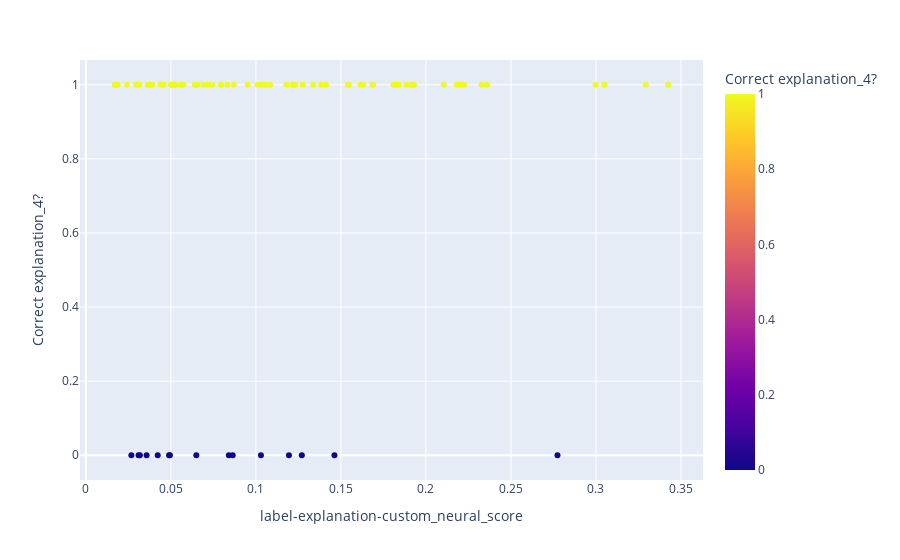

Write notebook code for a chart like this one.
### Code cell
# Now we can try to find the threshold of the neural score that gives correct explanations, based on the qualitative evaluation
import plotly.express as px

# Checking the explanation-original model
column_name = 'Correct explanation_1?'
model_name = "explanation-original_neural_score"

px.scatter(qualitative_results,x=model_name, y=column_name, color=column_name, hover_name=column_name)

column_name = 'Correct explanation_4? '
model_name = "label-explanation-custom_neural_score"

px.scatter(qualitative_results,x=model_name, y=column_name, color=column_name, hover_name=column_name)

### Figure 1 — Plotly figure (JSON) as saved in the notebook; plotly's stock layout.template omitted (floating-point values rounded to 4 significant figures)
{"data": [{"hovertemplate": "<b>%{hovertext}</b><br><br>label-explanation-custom_neural_score=%{x}<br>Correct explanation_4? =%{marker.color}<extra></extra>", "hovertext": [1, 1, 1, 0, 1, 1, 1, 1, 0, 1, 1, 1, 1, 0, 1, 0, 1, 1, 1, 0, 1, 1, 1, 1, 1, 1, 1, 1, 1, 1, 1, 1, 0, 1, 1, 1, 1, 1, 1, 1, 0, 1, 1, 0, 1, 1, 1, 1, 1, 1, 1, 1, 1, 1, 1, 1, 1, 1, 1, 1, 1, 1, 0, 0, 0, 1, 1, 1, 1, 1, 1, 1, 0, 1, 1, 0, 0, 0, 1, 1], "legendgroup": "", "marker": {"color": [1, 1, 1, 0, 1, 1, 1, 1, 0, 1, 1, 1, 1, 0, 1, 0, 1, 1, 1, 0, 1, 1, 1, 1, 1, 1, 1, 1, 1, 1, 1, 1, 0, 1, 1, 1, 1, 1, 1, 1, 0, 1, 1, 0, 1, 1, 1, 1, 1, 1, 1, 1, 1, 1, 1, 1, 1, 1, 1, 1, 1, 1, 0, 0, 0, 1, 1, 1, 1, 1, 1, 1, 0, 1, 1, 0, 0, 0, 1, 1], "coloraxis": "coloraxis", "symbol": "circle"}, "mode": "markers", "name": "", "orientation": "v", "showlegend": false, "type": "scatter", "x": [0.1687, 0.1383, 0.1615, 0.127, 0.2328, 0.2998, 0.05033, 0.06915, 0.04224, 0.1275, 0.01707, 0.218, 0.1689, 0.1194, 0.04397, 0.2774, 0.08695, 0.1055, 0.03795, 0.04893, 0.03697, 0.0717, 0.04563, 0.3424, 0.1179, 0.03003, 0.06548, 0.05001, 0.1839, 0.1631, 0.1412, 0.181, 0.04942, 0.01859, 0.1819, 0.1032, 0.1885, 0.0742, 0.0521, 0.0952, 0.103, 0.1231, 0.07937, 0.03098, 0.2359, 0.2105, 0.03137, 0.1216, 0.03637, 0.1929, 0.1822, 0.1915, 0.02426, 0.1541, 0.05745, 0.05573, 0.05262, 0.1545, 0.2224, 0.03683, 0.1337, 0.3049, 0.02674, 0.0357, 0.06496, 0.03899, 0.2198, 0.01742, 0.02952, 0.06407, 0.1009, 0.1084, 0.08409, 0.1222, 0.3293, 0.1462, 0.03175, 0.08634, 0.0521, 0.08322], "xaxis": "x", "y": [1, 1, 1, 0, 1, 1, 1, 1, 0, 1, 1, 1, 1, 0, 1, 0, 1, 1, 1, 0, 1, 1, 1, 1, 1, 1, 1, 1, 1, 1, 1, 1, 0, 1, 1, 1, 1, 1, 1, 1, 0, 1, 1, 0, 1, 1, 1, 1, 1, 1, 1, 1, 1, 1, 1, 1, 1, 1, 1, 1, 1, 1, 0, 0, 0, 1, 1, 1, 1, 1, 1, 1, 0, 1, 1, 0, 0, 0, 1, 1], "yaxis": "y"}], "layout": {"coloraxis": {"colorbar": {"title": {"text": "Correct explanation_4? "}}, "colorscale": [[0, "#0d0887"], [0.1111, "#46039f"], [0.2222, "#7201a8"], [0.3333, "#9c179e"], [0.4444, "#bd3786"], [0.5556, "#d8576b"], [0.6667, "#ed7953"], [0.7778, "#fb9f3a"], [0.8889, "#fdca26"], [1, "#f0f921"]]}, "legend": {"tracegroupgap": 0}, "margin": {"t": 60}, "xaxis": {"anchor": "y", "domain": [0, 1], "title": {"text": "label-explanation-custom_neural_score"}}, "yaxis": {"anchor": "x", "domain": [0, 1], "title": {"text": "Correct explanation_4? "}}}}
